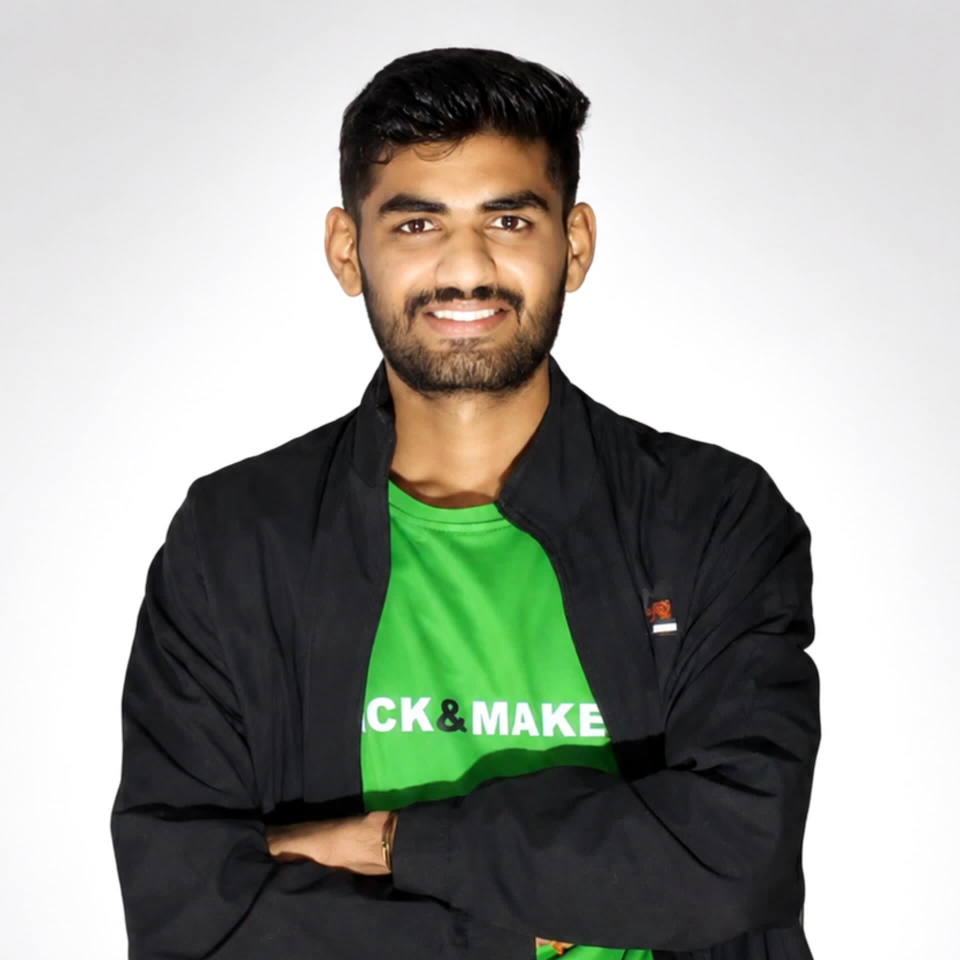
#> input picture assets/photo.jpg, 1920 x 1920 px, given in place of my_img_prof-removebg-preview.png, which was not available (shown at 1/2 size)
$ python portrait.py
#> lines starting #> are read from the running program, lines starting #| are printed output that depends on the picture; pictures that were not available may be replaced by others from this repository, and a replacement may not be noted
"""Turn the user's background-removed portrait into the site's theme.

- trims transparent padding
- recolours the bright green tee to the site's crimson (keeps shading + white print)
- upscales with LANCZOS + light unsharp mask so it stays crisp in the hero
"""
from PIL import Image, ImageFilter

SRC = r"C:\Users\raghu\Pictures\my_img_prof-removebg-preview.png"
OUT = "assets/photo-cutout.png"

im = Image.open(SRC).convert("RGBA")
im = im.crop(im.split()[3].getbbox())

px = im.load()
w, h = im.size
#> w = 1920; h = 1920
for y in range(h):
    for x in range(w):
        r, g, b, a = px[x, y]
        if a == 0:
            continue
        # green-dominant pixels = the tee (skin / black jacket / white print untouched)
        mx, mn = max(r, g, b), min(r, g, b)
        sat = 0 if mx == 0 else (mx - mn) / mx
        if mx == g and sat > 0.22 and g > 40:
            lum = (0.299 * r + 0.587 * g + 0.114 * b) / 255.0
            if lum < 0.09:      # dark folds stay dark
                nr, ng, nb = r, g, b
            else:
                # map luminance onto the crimson ramp
                t = min(1.0, max(0.0, (lum - 0.09) / 0.88))
                nr = int(22 + (231 - 22) * t ** 1.2)
                ng = int(5 + (56 - 5) * t ** 1.35)
                nb = int(10 + (64 - 10) * t ** 1.35)
            px[x, y] = (nr, ng, nb, a)

big = im.resize((int(w * 2.6), int(h * 2.6)), Image.LANCZOS)
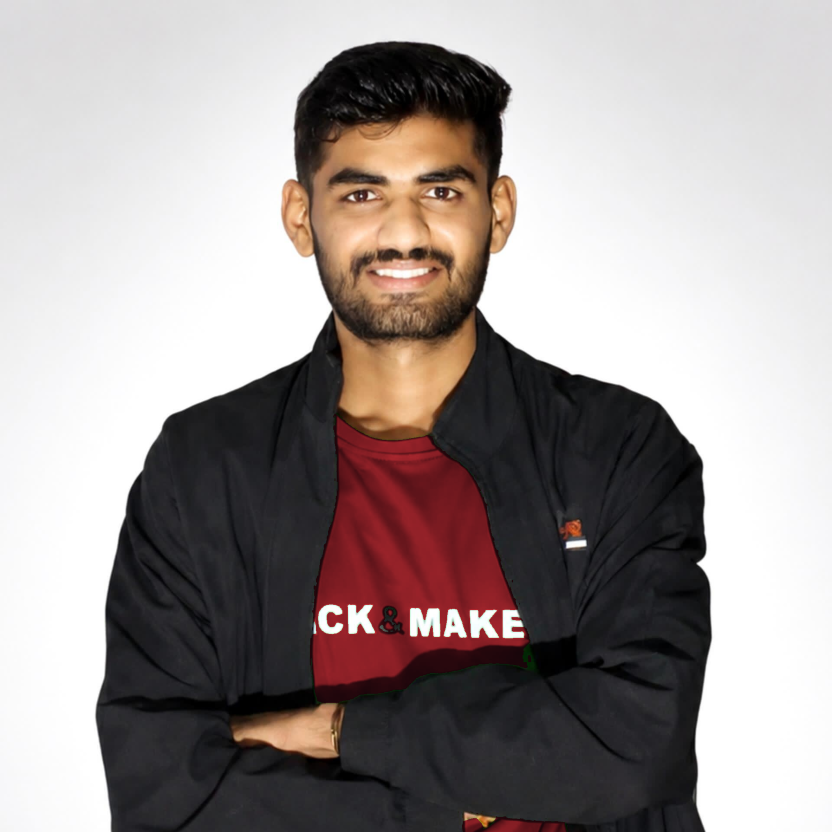
#> big: PIL image 4992x4992 RGBA (shown at 1/6 size); mean R, G, B, A 160, 151.2, 149.8, 255
r, g, b, a = big.split()
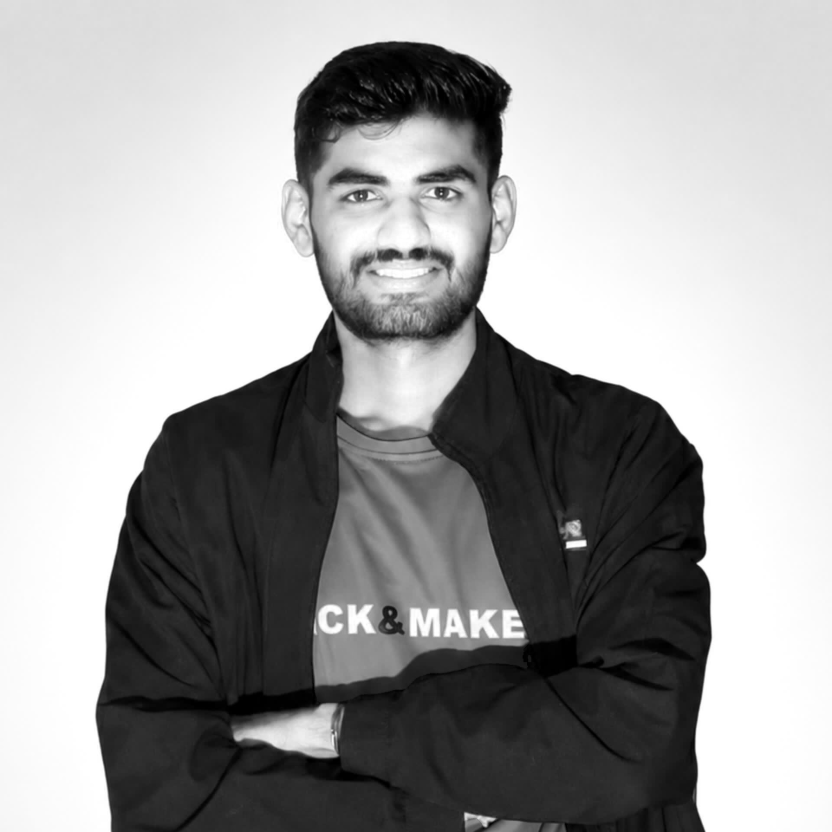
#> r: PIL image 4992x4992 L (shown at 1/6 size); min 0, max 255, mean 160
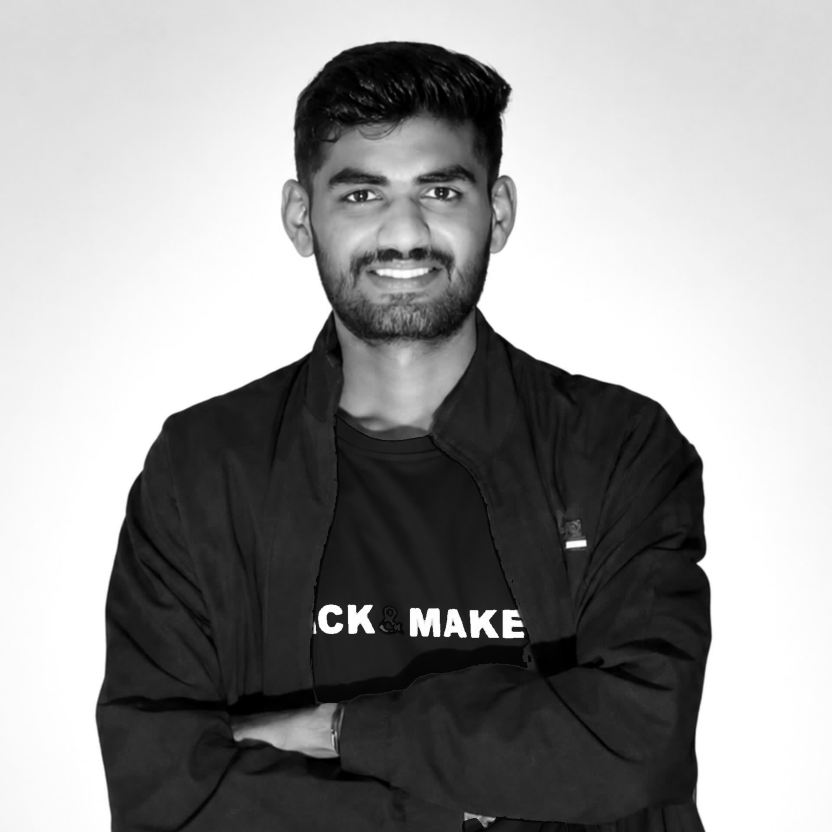
#> g: PIL image 4992x4992 L (shown at 1/6 size); min 0, max 255, mean 151.2
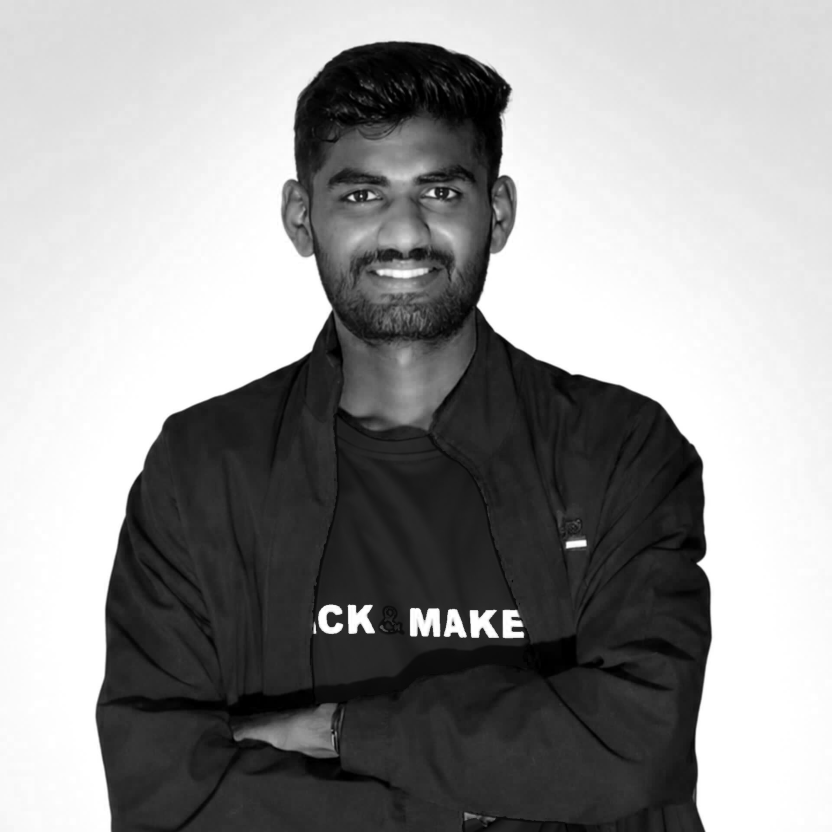
#> b: PIL image 4992x4992 L (shown at 1/6 size); min 0, max 255, mean 149.8
#> a: PIL image 4992x4992 L; every value is 255
rgb = Image.merge("RGB", (r, g, b)).filter(
    ImageFilter.UnsharpMask(radius=1.4, percent=55, threshold=2)
)
out = Image.merge("RGBA", (*rgb.split(), a))
out.save(OUT)
print("saved", OUT, out.size)
#| saved assets/photo-cutout.png (4992, 4992)

bg = Image.new("RGB", out.size, (10, 6, 7))
bg.paste(out, (0, 0), out)
bg.resize((int(out.width * 0.5), int(out.height * 0.5))).save(
    "screenshots/_newphoto_s.jpg", quality=88
)
